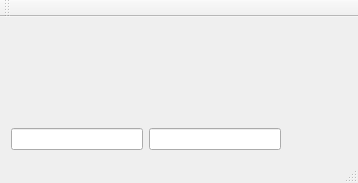
<?xml version="1.0" encoding="UTF-8"?>
<ui version="4.0">
 <class>MainWindow</class>
 <widget class="QMainWindow" name="MainWindow">
  <property name="geometry">
   <rect>
    <x>0</x>
    <y>0</y>
    <width>358</width>
    <height>183</height>
   </rect>
  </property>
  <property name="windowTitle">
   <string>MainWindow</string>
  </property>
  <widget class="QWidget" name="centralWidget">
   <layout class="QVBoxLayout" name="verticalLayout" stretch="1,1,0">
    <item>
     <widget class="Motive" name="motive" native="true">
      <property name="sizePolicy">
       <sizepolicy hsizetype="Expanding" vsizetype="Expanding">
        <horstretch>0</horstretch>
        <verstretch>0</verstretch>
       </sizepolicy>
      </property>
     </widget>
    </item>
    <item>
     <widget class="TcpConnector" name="maya" native="true">
      <property name="sizePolicy">
       <sizepolicy hsizetype="Expanding" vsizetype="Expanding">
        <horstretch>0</horstretch>
        <verstretch>0</verstretch>
       </sizepolicy>
      </property>
     </widget>
    </item>
    <item>
     <layout class="QHBoxLayout" name="horizontalLayout">
      <item>
       <widget class="QLineEdit" name="lineEdit"/>
      </item>
      <item>
       <widget class="QLineEdit" name="lineEdit_2"/>
      </item>
      <item>
       <widget class="QLabel" name="labelFps">
        <property name="minimumSize">
         <size>
          <width>60</width>
          <height>0</height>
         </size>
        </property>
        <property name="text">
         <string/>
        </property>
       </widget>
      </item>
     </layout>
    </item>
   </layout>
  </widget>
  <widget class="QMenuBar" name="menuBar">
   <property name="geometry">
    <rect>
     <x>0</x>
     <y>0</y>
     <width>358</width>
     <height>21</height>
    </rect>
   </property>
  </widget>
  <widget class="QToolBar" name="mainToolBar">
   <attribute name="toolBarArea">
    <enum>TopToolBarArea</enum>
   </attribute>
   <attribute name="toolBarBreak">
    <bool>false</bool>
   </attribute>
  </widget>
  <widget class="QStatusBar" name="statusBar"/>
 </widget>
 <layoutdefault spacing="6" margin="11"/>
 <customwidgets>
  <customwidget>
   <class>Motive</class>
   <extends>QWidget</extends>
   <header>motive.h</header>
   <container>1</container>
  </customwidget>
  <customwidget>
   <class>TcpConnector</class>
   <extends>QWidget</extends>
   <header>tcpconnector.h</header>
   <container>1</container>
  </customwidget>
 </customwidgets>
 <resources/>
 <connections/>
</ui>
